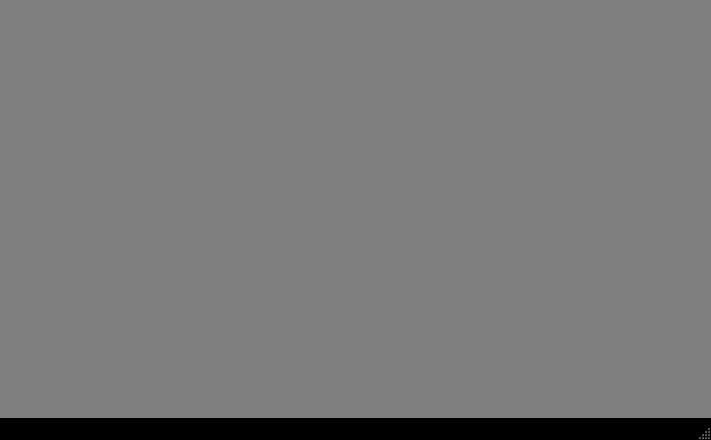
<?xml version="1.0" encoding="UTF-8"?>
<ui version="4.0">
 <class>WorkspaceTab</class>
 <widget class="QMainWindow" name="WorkspaceTab">
  <property name="geometry">
   <rect>
    <x>0</x>
    <y>0</y>
    <width>711</width>
    <height>440</height>
   </rect>
  </property>
  <property name="windowTitle">
   <string>Form</string>
  </property>
  <property name="styleSheet">
   <string notr="true">#statusBar {
background: black;
color: white;
}

#WorkspaceTab{
border: none;
background: #7f7f7f;
}

#xmlOutFrame {
border: none;
background: #dfdfdf;
}
</string>
  </property>
  <widget class="QStatusBar" name="statusBar"/>
 </widget>
 <resources/>
 <connections/>
</ui>
